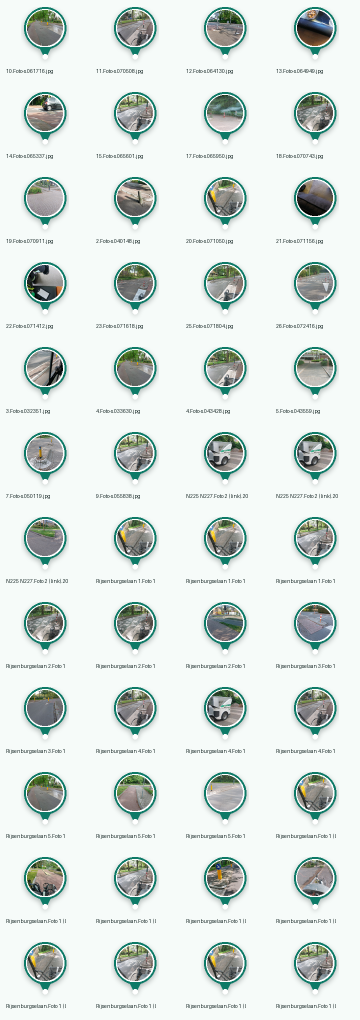
#> input picture dashboard/assets/markers/generated/contact-sheet.png, 720 x 2040 px (shown at 1/2 size)
$ python -i generate_marker_assets.py   (imports and definitions only)
#> lines starting #> are read from the running program, lines starting #| are printed output that depends on the picture; after the words box and inside, x2 and y2 are one past the last pixel; in counts of white or black regions, pixels touching at a corner belong together
from __future__ import annotations

import json
import re
import sys
from pathlib import Path

ROOT = Path(__file__).resolve().parents[1]
VENDOR = ROOT / "tools" / "vendor"
if str(VENDOR) not in sys.path:
    sys.path.insert(0, str(VENDOR))

from PIL import Image, ImageDraw, ImageFilter, UnidentifiedImageError


SOURCE_DIR = ROOT / "dashboard" / "assets" / "markers" / "source"
OUTPUT_DIR = ROOT / "dashboard" / "assets" / "markers" / "generated"
ANDROID_OUTPUT_DIR = ROOT / "mobile" / "app" / "src" / "main" / "assets" / "marker_photos" / "generated"
MANIFEST_PATH = OUTPUT_DIR / "manifest.json"
CONTACT_SHEET_PATH = OUTPUT_DIR / "contact-sheet.png"

CANVAS_SIZE = (96, 120)
PHOTO_SIZE = 72
PHOTO_TOP = 10
POINTER_WIDTH = 24
POINTER_HEIGHT = 24


# [4 lines left out: function slugify, not called in this run]


def crop_square(image: Image.Image) -> Image.Image:
    width, height = image.size
#> width = 720; height = 2040
    size = min(width, height)
#> size = 720
    left = (width - size) // 2
#> left = 0
    top = (height - size) // 2
#> top = 660
    return image.crop((left, top, left + size, top + size))
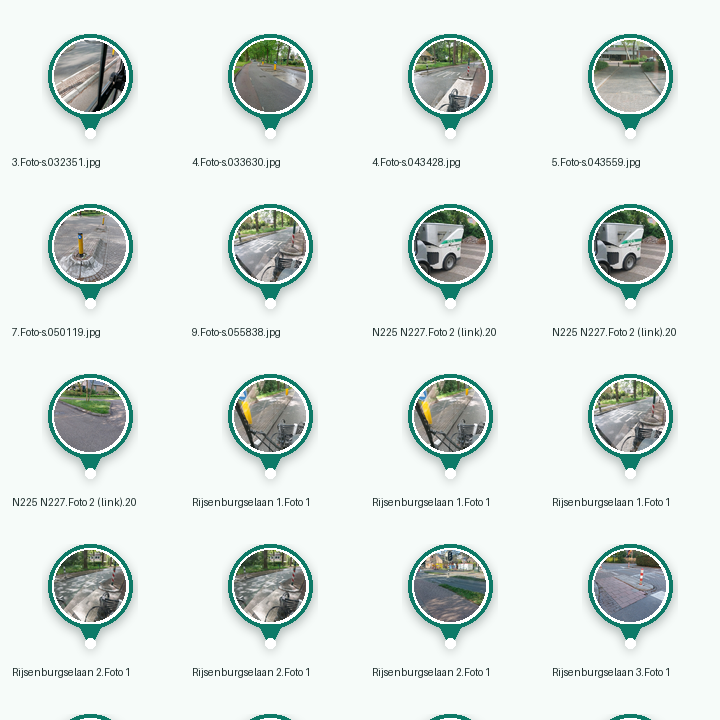
#> returned value: PIL image 720x720 RGB; mean R, G, B 220.1, 228.7, 225.4


def build_photo_circle(image: Image.Image) -> Image.Image:
    photo = crop_square(image).resize((PHOTO_SIZE, PHOTO_SIZE), Image.Resampling.LANCZOS)
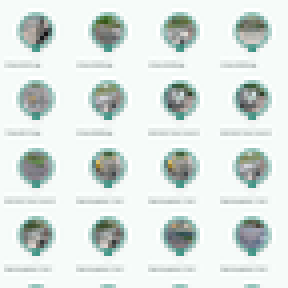
#> photo: PIL image 72x72 RGB (shown 4 times larger); mean R, G, B 220.1, 228.7, 225.4
    mask = Image.new("L", (PHOTO_SIZE, PHOTO_SIZE), 0)
#> mask: PIL image 72x72 L; every value is 0
    ImageDraw.Draw(mask).ellipse((0, 0, PHOTO_SIZE - 1, PHOTO_SIZE - 1), fill=255)
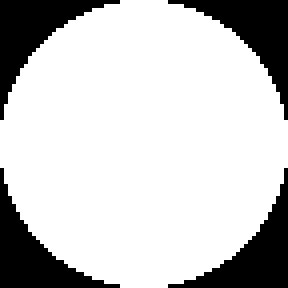
#> mask: PIL image 72x72 L (shown 4 times larger); 78.2% white; 4 black regions, box (x1, y1, x2, y2) and area: (0, 0, 30, 30) 283, (42, 0, 72, 30) 283, (0, 42, 30, 72) 283, (42, 42, 72, 72) 283
    circle = Image.new("RGBA", (PHOTO_SIZE, PHOTO_SIZE), (0, 0, 0, 0))
#> circle: PIL image 72x72 RGBA; every value is 0
    circle.paste(photo, (0, 0), mask)
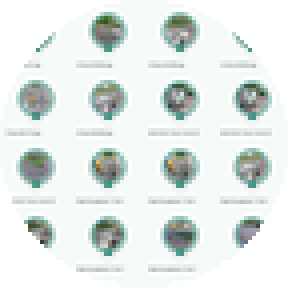
#> circle: PIL image 72x72 RGBA (shown 4 times larger); mean R, G, B, A 170.9, 177.8, 175, 199.3; transparent parts drawn white
    return circle


def build_marker_asset(image_path: Path, output_path: Path) -> None:
    source = Image.open(image_path).convert("RGB")
    photo = build_photo_circle(source)

    canvas = Image.new("RGBA", CANVAS_SIZE, (0, 0, 0, 0))
#> canvas: PIL image 96x120 RGBA; every value is 0
    shadow = Image.new("RGBA", CANVAS_SIZE, (0, 0, 0, 0))
    shadow_draw = ImageDraw.Draw(shadow)

    center_x = CANVAS_SIZE[0] // 2
    circle_bounds = (
        center_x - (PHOTO_SIZE // 2) - 6,
        PHOTO_TOP - 6,
        center_x + (PHOTO_SIZE // 2) + 6,
        PHOTO_TOP + PHOTO_SIZE + 6,
    )
    pointer_top = circle_bounds[3] - 4
    pointer = [
        (center_x, pointer_top + POINTER_HEIGHT),
        (center_x - POINTER_WIDTH // 2, pointer_top),
        (center_x + POINTER_WIDTH // 2, pointer_top),
    ]

    shadow_draw.ellipse(circle_bounds, fill=(18, 47, 41, 80))
    shadow_draw.polygon(pointer, fill=(18, 47, 41, 80))
    shadow = shadow.filter(ImageFilter.GaussianBlur(radius=5))
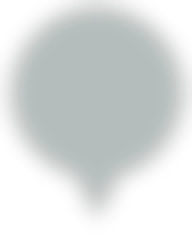
#> shadow: PIL image 96x120 RGBA (shown 2 times larger); mean R, G, B, A 9.1, 23.8, 20.8, 40.6; transparent parts drawn white
    canvas.alpha_composite(shadow, dest=(0, 4))

    draw = ImageDraw.Draw(canvas)
    draw.ellipse(circle_bounds, fill=(255, 255, 255, 255), outline=(13, 122, 103, 255), width=4)
    draw.polygon(pointer, fill=(13, 122, 103, 255))
    draw.ellipse(
        (
            center_x - 5,
            pointer_top + POINTER_HEIGHT - 10,
            center_x + 5,
            pointer_top + POINTER_HEIGHT,
        ),
        fill=(255, 255, 255, 255),
    )

    canvas.alpha_composite(photo, dest=(center_x - PHOTO_SIZE // 2, PHOTO_TOP))
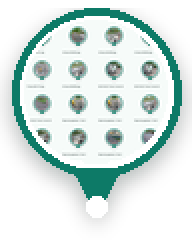
#> canvas: PIL image 96x120 RGBA (shown 2 times larger); mean R, G, B, A 94.7, 110.2, 106.7, 134.9; transparent parts drawn white
#> (the run stopped early here; a loop or call above may not have finished)
